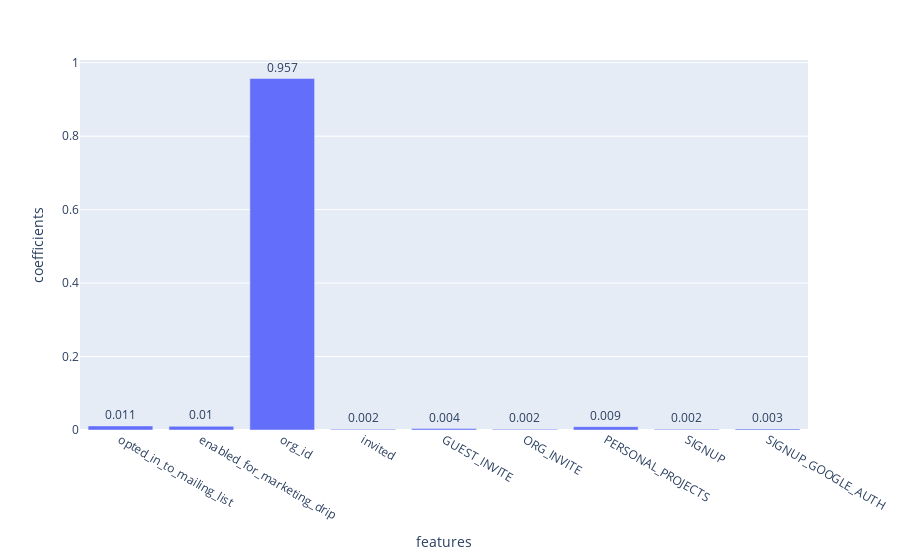

Notebook source saved alongside this figure:
### Code cell
coefficients = pd.DataFrame()
coefficients['features'] = X.columns
coefficients['coefficients'] = np.transpose(gs.best_estimator_[1].feature_importances_).round(3)
fig = px.bar(coefficients, x='features', y='coefficients', text = 'coefficients')
fig.update_traces(textposition='outside')

### Figure 1 — Plotly figure (JSON) as saved in the notebook; plotly's stock layout.template omitted (floating-point values rounded to 4 significant figures)
{"data": [{"alignmentgroup": "True", "hovertemplate": "features=%{x}<br>coefficients=%{text}<extra></extra>", "legendgroup": "", "marker": {"color": "#636efa", "pattern": {"shape": ""}}, "name": "", "offsetgroup": "", "orientation": "v", "showlegend": false, "text": [0.011, 0.01, 0.957, 0.002, 0.004, 0.002, 0.009, 0.002, 0.003], "textposition": "outside", "type": "bar", "x": ["opted_in_to_mailing_list", "enabled_for_marketing_drip", "org_id", "invited", "GUEST_INVITE", "ORG_INVITE", "PERSONAL_PROJECTS", "SIGNUP", "SIGNUP_GOOGLE_AUTH"], "xaxis": "x", "y": [0.011, 0.01, 0.957, 0.002, 0.004, 0.002, 0.009, 0.002, 0.003], "yaxis": "y"}], "layout": {"barmode": "relative", "legend": {"tracegroupgap": 0}, "margin": {"t": 60}, "xaxis": {"anchor": "y", "domain": [0, 1], "title": {"text": "features"}}, "yaxis": {"anchor": "x", "domain": [0, 1], "title": {"text": "coefficients"}}}}
